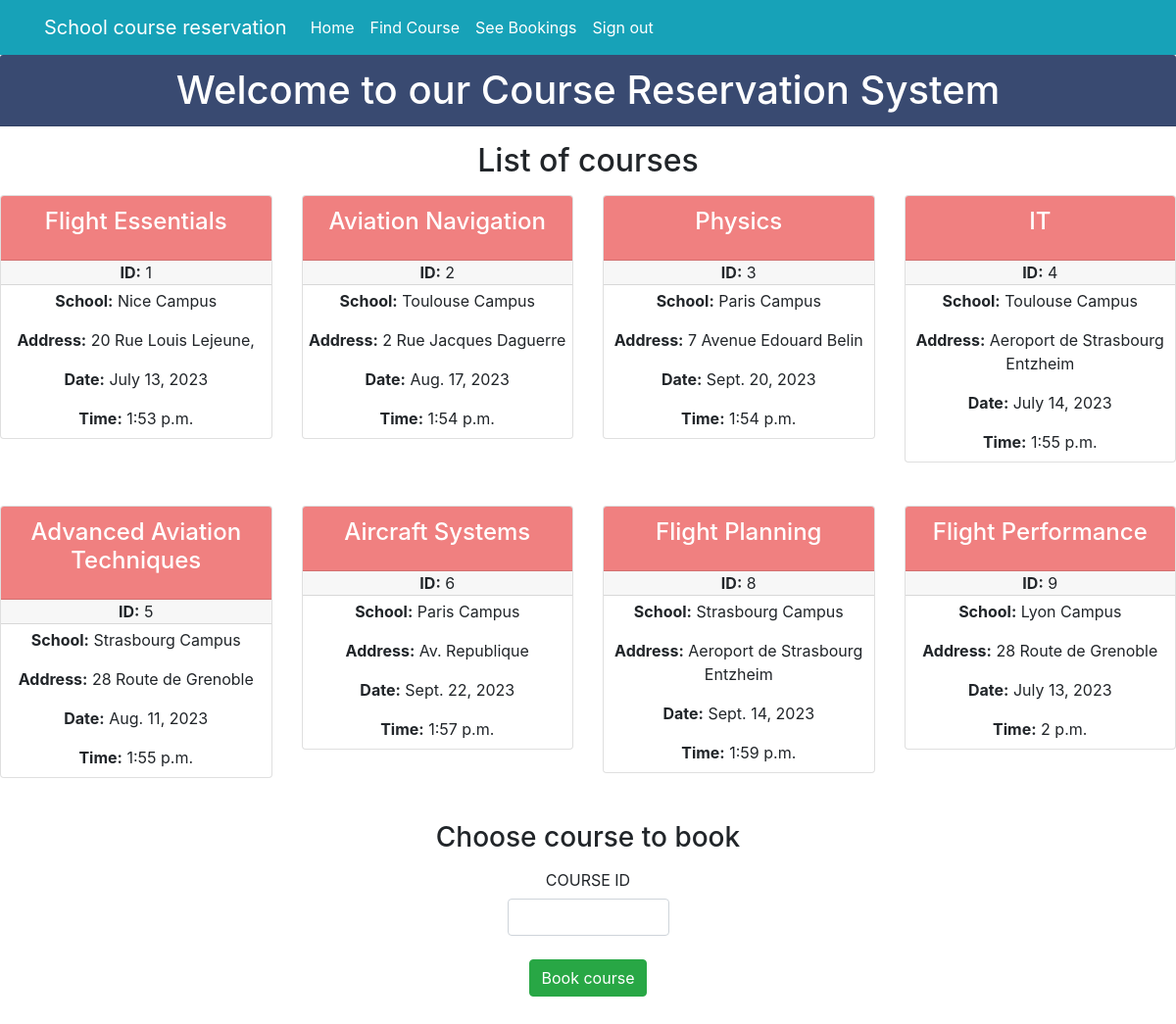
The app's page / (signed in) with its own data.
### myapp/models.py (models this page shows, shortened)
class SchoolCourse(models.Model):
    course_name = models.CharField(max_length=30)
    school_name = models.CharField(max_length=30)
    address = models.CharField(max_length=80)
    date = models.DateField()
    time = models.TimeField()

### myapp/views.py (the view)
# urls.py: path('', views.home, name="home"),
def home(request):
    if request.user.is_authenticated:
        context = {}
        username = request.user.username
        shcool_course_list = SchoolCourse.objects.all()
        if shcool_course_list:
            context["username"] = username
            return render(request, 'myapp/home.html', locals())
        else:
            context["error"] = "Sorry no course availiable"
            return render(request, 'myapp/home.html')
    else:
        return render(request, 'myapp/signin.html')

### myapp/templates/myapp/home.html (shortened to what this page needs)
{% extends 'myapp/base.html' %}
{% block content %}
<center><h1 class="card-header text-center" style="background-color: #394a71; color: white; ">Welcome to our Course
    Reservation System</h1></center>
<h2 class="text-center m-3">List of courses</h2>
<div class="row justify-content-center">
    {% for row in shcool_course_list %}
    <div class="col-md-3 mb-4 container text-center">
        <div class="card" style=" margin-bottom: 20px; height: auto">
            <div class="card-header" style="background-color: lightcoral; color: white;">
                <h4 class="card-title">{{ row.course_name }}</h4>
            </div>
            <div class="card-body p-0 mb-2">
                <p class="card-header mb-1 p-0"><strong>ID:</strong> {{ row.id }}</p>
                <p class="card-text"><strong>School:</strong> {{ row.school_name }}</p>
                <p class="card-text"><strong>Address:</strong> {{ row.address }}</p>
                <p class="card-text"><strong>Date:</strong> {{ row.date }}</p>
                <p class="card-text"><strong>Time:</strong> {{ row.time }}</p>
            </div>
        </div>
    </div>
    {% endfor %}
</div>
<form action="{% url 'bookings' %}" method="post">
    <h3 class="text-center">Choose course to book</h3>
    <div class="col-auto text-center">
        <label for="course-id-input" class="col-2 col-form-label text-center">COURSE ID</label>
        <div class="col-2 container text-center">
            <input name='school_course_id' class="form-control  text-center" type="number" id="course-id-input">
        </div>
    </div>
    <br>
    <div class="container text-center mb-5">
        <button type="submit" class="btn btn-success">Book course</button>
    </div>
</form>
{% endblock %}

### records on screen
SchoolCourse: course_name "Flight Essentials", id "1", school_name "Nice Campus", address "20 Rue Louis Lejeune,", date "July 13, 2023", time "1:53 p.m."
SchoolCourse: course_name "Aviation Navigation", id "2", school_name "Toulouse Campus", address "2 Rue Jacques Daguerre", date "Aug. 17, 2023", time "1:54 p.m."
SchoolCourse: course_name "Physics", id "3", school_name "Paris Campus", address "7 Avenue Edouard Belin", date "Sept. 20, 2023", time "1:54 p.m."
SchoolCourse: course_name "IT", id "4", school_name "Toulouse Campus", address "Aeroport de Strasbourg Entzheim", date "July 14, 2023", time "1:55 p.m."
SchoolCourse: course_name "Advanced Aviation Techniques", id "5", school_name "Strasbourg Campus", address "28 Route de Grenoble", date "Aug. 11, 2023", time "1:55 p.m."
SchoolCourse: course_name "Aircraft Systems", id "6", school_name "Paris Campus", address "Av. Republique", date "Sept. 22, 2023", time "1:57 p.m."
SchoolCourse: course_name "Flight Planning", id "8", school_name "Strasbourg Campus", address "Aeroport de Strasbourg Entzheim", date "Sept. 14, 2023", time "1:59 p.m."
SchoolCourse: course_name "Flight Performance", id "9", school_name "Lyon Campus", address "28 Route de Grenoble", date "July 13, 2023", time "2 p.m."
